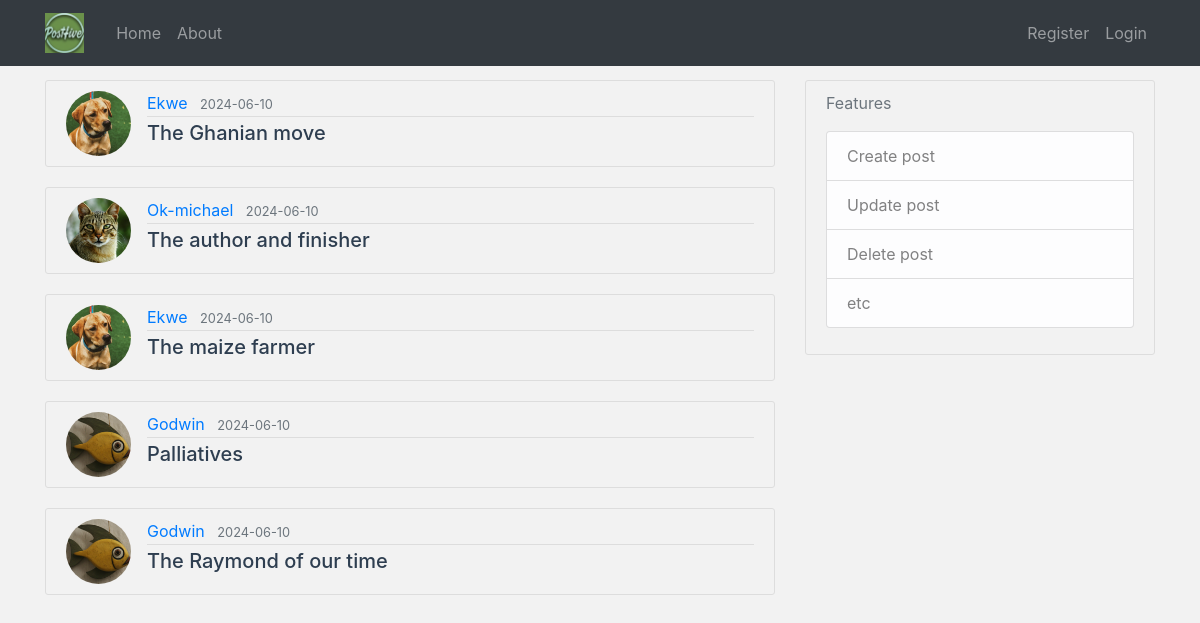
Page /home on the earlier database version.
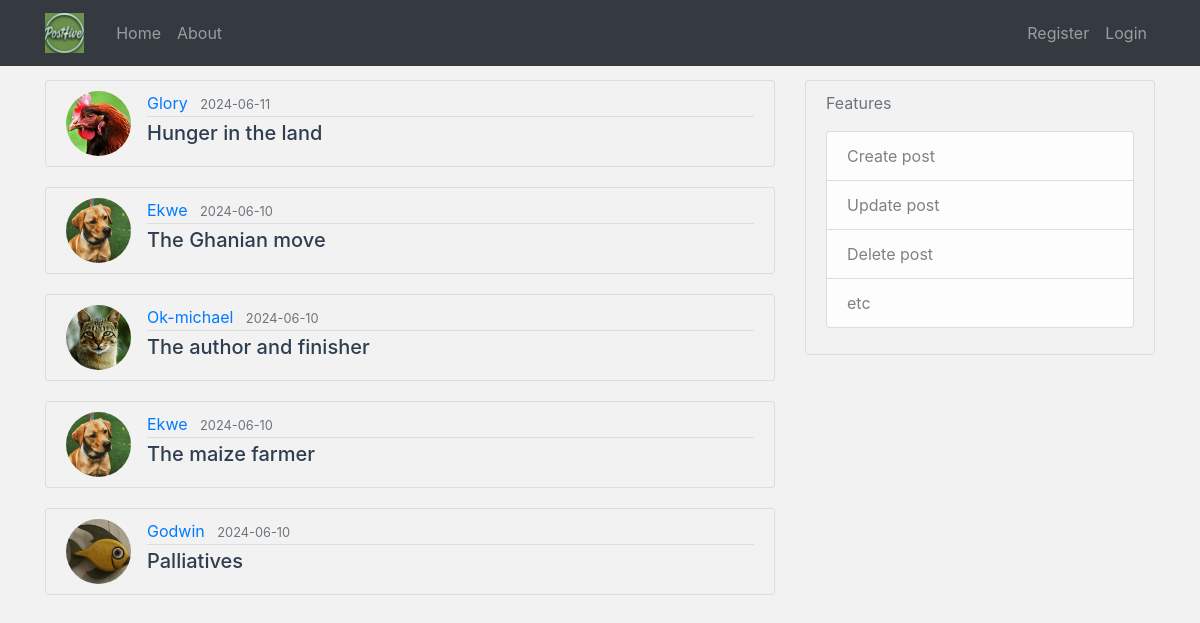
Same page on the later database version.
### posthive/models.py (models this page shows, shortened)
class Post(db.Model):
    id = db.Column(db.Integer, primary_key=True)
    title = db.Column(db.String(100), nullable=False)
    date_posted = db.Column(db.DateTime, nullable=False, default=datetime.utcnow)
    content = db.Column(db.Text, nullable=False)
    user_id = db.Column(db.Integer, db.ForeignKey('user.id'), nullable=False)

class User(db.Model, UserMixin):
    id = db.Column(db.Integer, primary_key=True)
    username = db.Column(db.String(20), unique=True, nullable=False)
    email = db.Column(db.String(120), unique=True, nullable=False)
    image_file = db.Column(db.String(20), nullable=False, default='default.png')
    password = db.Column(db.String(60), nullable=False)
    posts = db.relationship('Post', backref='author', lazy=True)
    """
    @property
    def is_authenticated(self):
        return True

    @property
    def is_anonymous(self):
        return False

    @property
    def is_active(self):
        return True  # Or your custom logic

    def get_id(self):
        return str(self.id)
    """

### posthive/routes.py (the view)
@app.route('/')
@app.route('/home')
def home():
    page = request.args.get('page', 1, type=int)
    posts = Post.query.order_by(Post.date_posted.desc()).paginate(page=page, per_page=5)
    return render_template('home.html', posts=posts)

### posthive/templates/home.html
{% extends "layout.html" %}
{% block content %}
    {% for post in posts %}
        <article class="media content-section">
          <img class="rounded-circle article-img" src="{{ url_for('static',
            filename='profile_pics/' + post.author.image_file) }}">
          <div class="media-body">
            <div class="article-metadata">
              <a class="mr-2" href="#">{{ post.author.username }}</a>
              <small class="text-muted">{{ post.date_posted.strftime('%Y-%m-%d') }}</small>
            </div>
            <h5><a class="article-title" href="{{ url_for('post', post_id=post.id) }}">{{ post.title }}</a></h5>
          </div>
        </article>
    {% endfor %}
{% endblock content %}

### posthive/templates/layout.html (shortened to what this page needs)
<!DOCTYPE html>
<html>
<head>
    <link rel="stylesheet" href="https://maxcdn.bootstrapcdn.com/bootstrap/4.0.0/css/bootstrap.min.css"
>
    <link rel="stylesheet" type="text/css" href="{{ url_for('static', filename='main.css') }}">
</head>
<body>
      <nav class="navbar  navbar-expand-md navbar-dark bg-dark fixed-top">
        <div class="container">
          <a class="navbar-brand mr-4" href="/">
            <img src="{{ url_for('static', filename='_logo.png') }}" alt="PostHive Logo" height="40">
          </a>
          <div class="collapse navbar-collapse" id="navbarToggle">
            <div class="navbar-nav mr-auto">
              <a class="nav-item nav-link" href="/">Home</a>
              <a class="nav-item nav-link" href="/about">About</a>
            </div>
            <div class="navbar-nav">
              {% if current_user.is_authenticated %}
                <a class="nav-item nav-link" href="{{ url_for('new_post')}}">New Post</a>
                <a class="nav-item nav-link" href="{{ url_for('account')}}">Account</a>
                <a class="nav-item nav-link" href="{{ url_for('logout')}}">Logout</a>
              {% else %}
                <a class="nav-item nav-link" href="{{ url_for('register')}}">Register</a>
                <a class="nav-item nav-link" href="{{ url_for('login')}}">Login</a>
              {% endif %}
            </div>
          </div>
        </div>
      </nav>
    <main role="main" class="container">
      <div class="row">
          <div class="col-md-8">
              {% block content %}{% endblock %}
          </div>
          <div class="col-md-4">
              <div class="content-section">
                  <p class='text-muted'>Features
                  <ul class="list-group">
                      <li class="list-group-item list-group-item-light">Create post</li>
                      <li class="list-group-item list-group-item-light">Update post</li>
                      <li class="list-group-item list-group-item-light">Delete post</li>
                      <li class="list-group-item list-group-item-light">etc</li>
                  </ul>
                  </p>
              </div>
          </div>
      </div>
    </main>
</body>
</html>

### posthive/static/main.css (style rules this page uses)
body { background-color: #f2f2f2; color: #2e3e50; margin-top: 5rem; }
h1, h2, h3, h4, h5, h6 { color: #2e3e50; }
.content-section { background-color: #f2f2f2; padding: 10px 20px; border: 1px solid #dddddd; border-radius: 3px; margin-bottom: 20px; }
.article-title { color: #2e3e50; }
.article-img { height: 65px; width: 65px; margin-right: 16px; }
.article-metadata { padding-bottom: 1px; margin-bottom: 4px; border-bottom: 1px solid #dddddd; }

Differences in the rows shown:
no longer on this page (row unchanged): Post: image_file (picture), author.username "Godwin", date_posted "2024-06-10", title "The Raymond of our time"
added Post: image_file (picture), author.username "Glory", date_posted "2024-06-11", title "Hunger in the land"
